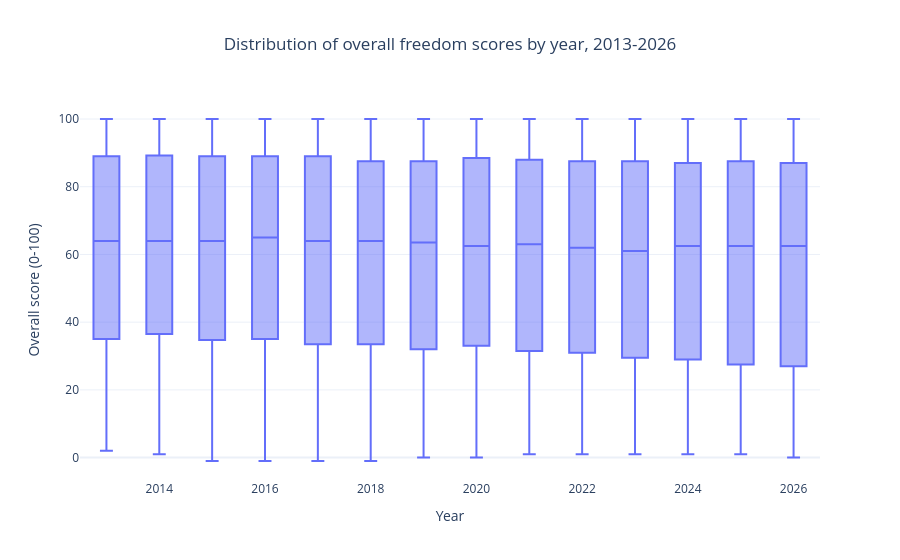

This figure's notebook cell:
### Markdown cell above
## 5. Question 2 — the distribution each year

**Question:** is the decline shared broadly, or driven by a few economies?

**Method:** box plots of the overall score per year — they show the median, the spread, and the tails.

### Code cell
fig = px.box(
    total,
    x='Year',
    y='Score',
    title='Distribution of overall freedom scores by year, 2013-2026',
    labels={'Score': 'Overall score (0-100)', 'Year': 'Year'},
)
fig.update_layout(template='plotly_white', title_x=0.5)
fig.show()

### Figure 1 — Plotly figure (JSON) as saved in the notebook; plotly's stock layout.template omitted (floating-point values rounded to 4 significant figures; data arrays with more than 128 entries replaced by an {"elided": "..."} marker saying what was removed)
{"data": [{"alignmentgroup": "True", "hovertemplate": "Year=%{x}<br>Overall score (0-100)=%{y}<extra></extra>", "legendgroup": "", "marker": {"color": "#636efa"}, "name": "", "notched": false, "offsetgroup": "", "orientation": "v", "showlegend": false, "type": "box", "x": {"elided": "2758 int values"}, "x0": " ", "xaxis": "x", "y": {"elided": "2758 float values"}, "y0": " ", "yaxis": "y"}], "layout": {"boxmode": "group", "legend": {"tracegroupgap": 0}, "title": {"text": "Distribution of overall freedom scores by year, 2013-2026", "x": 0.5}, "xaxis": {"anchor": "y", "domain": [0.0, 1.0], "title": {"text": "Year"}}, "yaxis": {"anchor": "x", "domain": [0.0, 1.0], "title": {"text": "Overall score (0-100)"}}}}
